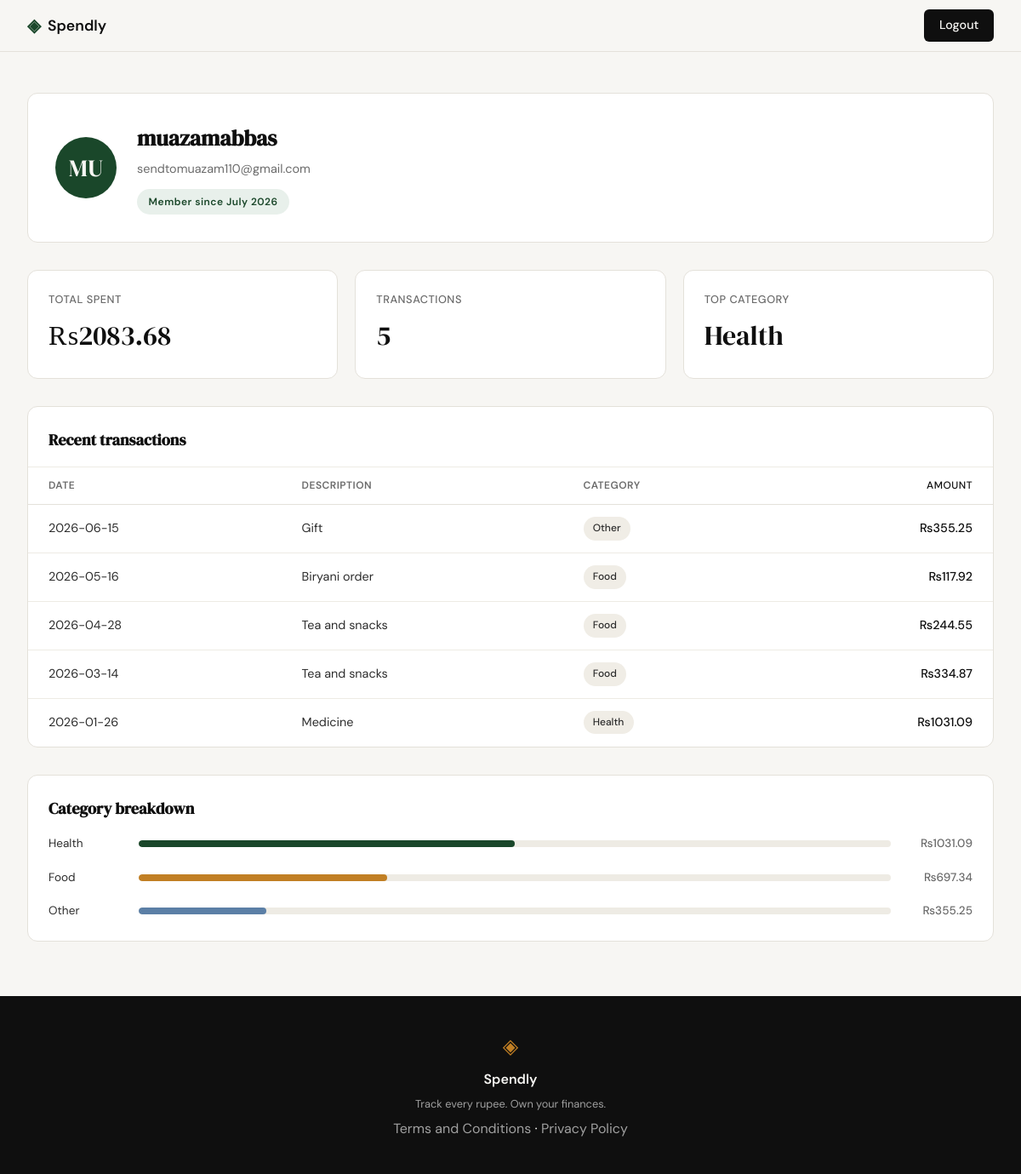
/profile (signed in), run on the app's committed database.
### tables this page shows
CREATE TABLE users (
            id           INTEGER PRIMARY KEY AUTOINCREMENT,
            name         TEXT    NOT NULL,
            email        TEXT    UNIQUE NOT NULL,
            password_hash TEXT   NOT NULL,
            created_at   TEXT    DEFAULT (datetime('now'))
        );

CREATE TABLE expenses (
            id          INTEGER PRIMARY KEY AUTOINCREMENT,
            user_id     INTEGER NOT NULL REFERENCES users(id),
            amount      REAL    NOT NULL,
            category    TEXT    NOT NULL,
            date        TEXT    NOT NULL,
            description TEXT,
            created_at  TEXT    DEFAULT (datetime('now'))
        );

### app.py (the view)
@app.route("/profile")
def profile():
    if not session.get("user_id"):
        return redirect(url_for("login"))
    user_id = session["user_id"]
    profile_user = get_user_by_id(user_id)
    user = {
        "name": profile_user["name"],
        "email": profile_user["email"],
        "initials": _initials(profile_user["name"]),
        "member_since": profile_user["member_since"],
    }
    stats = get_summary_stats(user_id)
    transactions = get_recent_transactions(user_id)
    breakdown = get_category_breakdown(user_id)
    categories = [
        {"name": c["name"], "total": c["amount"], "percent": c["pct"]}
        for c in breakdown
    ]
    return render_template(
        "profile.html",
        user=user,
        stats=stats,
        transactions=transactions,
        categories=categories,
    )

### app.py (called while the page is built)
def _initials(name):
    parts = [p for p in name.strip().split() if p]
    if not parts:
        return "?"
    if len(parts) == 1:
        return parts[0][:2].upper()
    return (parts[0][0] + parts[-1][0]).upper()

### database/db.py (called while the page is built)
def get_db():
    db_path = os.environ.get("SPENDLY_DB_PATH", "spendly.db")
    conn = sqlite3.connect(db_path)
    conn.row_factory = sqlite3.Row
    conn.execute("PRAGMA foreign_keys = ON")
    return conn

### database/queries.py (called while the page is built)
def _format_member_since(created_at):
    dt = datetime.strptime(created_at.split(".")[0], "%Y-%m-%d %H:%M:%S")
    return dt.strftime("%B %Y")

def get_user_by_id(user_id):
    conn = get_db()
    row = conn.execute(
        "SELECT id, name, email, created_at FROM users WHERE id = ?",
        (user_id,),
    ).fetchone()
    conn.close()
    if row is None:
        return None
    return {
        "name": row["name"],
        "email": row["email"],
        "member_since": _format_member_since(row["created_at"]),
    }

def get_summary_stats(user_id):
    conn = get_db()
    totals = conn.execute(
        "SELECT COALESCE(SUM(amount), 0) AS total_spent, "
        "COUNT(*) AS transaction_count FROM expenses WHERE user_id = ?",
        (user_id,),
    ).fetchone()
    top = conn.execute(
        "SELECT category FROM expenses WHERE user_id = ? "
        "GROUP BY category ORDER BY SUM(amount) DESC, category ASC LIMIT 1",
        (user_id,),
    ).fetchone()
    conn.close()
    transaction_count = totals["transaction_count"]
    return {
        "total_spent": round(totals["total_spent"], 2) if transaction_count else 0,
        "transaction_count": transaction_count,
        "top_category": top["category"] if top else "—",
    }

def get_recent_transactions(user_id, limit=10):
    conn = get_db()
    rows = conn.execute(
        "SELECT date, description, category, amount FROM expenses "
        "WHERE user_id = ? ORDER BY date DESC, id DESC LIMIT ?",
        (user_id, limit),
    ).fetchall()
    conn.close()
    return [
        {
            "date": row["date"],
            "description": row["description"],
            "category": row["category"],
            "amount": row["amount"],
        }
        for row in rows
    ]

### templates/profile.html (shortened to what this page needs)
{% extends "base.html" %}
{% block head %}
<link rel="stylesheet" href="{{ url_for('static', filename='css/profile.css') }}">
{% endblock %}
{% block content %}
<section class="profile-section">
    <div class="profile-header-card">
        <div class="profile-avatar">{{ user.initials }}</div>
        <div class="profile-header-info">
            <h1 class="profile-name">{{ user.name }}</h1>
            <p class="profile-email">{{ user.email }}</p>
            <span class="profile-member-since">Member since {{ user.member_since }}</span>
        </div>
    </div>
    <div class="profile-stats">
        <div class="profile-stat-card">
            <span class="profile-stat-label">Total spent</span>
            <span class="profile-stat-value">₨{{ "%.2f"|format(stats.total_spent) }}</span>
        </div>
        <div class="profile-stat-card">
            <span class="profile-stat-label">Transactions</span>
            <span class="profile-stat-value">{{ stats.transaction_count }}</span>
        </div>
        <div class="profile-stat-card">
            <span class="profile-stat-label">Top category</span>
            <span class="profile-stat-value">{{ stats.top_category }}</span>
        </div>
    </div>
    <div class="profile-table-card">
        <h2 class="profile-card-title">Recent transactions</h2>
        <div class="profile-table-scroll">
            <table class="profile-table">
                <thead>
                    <tr>
                        <th>Date</th>
                        <th>Description</th>
                        <th>Category</th>
                        <th class="profile-col-amount">Amount</th>
                    </tr>
                </thead>
                <tbody>
                    {% for tx in transactions %}
                    <tr>
                        <td>{{ tx.date }}</td>
                        <td>{{ tx.description }}</td>
                        <td><span class="category-badge">{{ tx.category }}</span></td>
                        <td class="profile-col-amount">₨{{ "%.2f"|format(tx.amount) }}</td>
                    </tr>
                    {% endfor %}
                </tbody>
            </table>
        </div>
    </div>
    <div class="profile-table-card">
        <h2 class="profile-card-title">Category breakdown</h2>
        <div class="profile-categories">
            {% for cat in categories %}
            <div class="profile-cat-row">
                <span class="profile-cat-name">{{ cat.name }}</span>
                <div class="profile-cat-track">
                    <div class="profile-cat-bar profile-cat-bar-{{ loop.index0 % 4 + 1 }} profile-cat-w-{{ cat.percent }}"></div>
                </div>
                <span class="profile-cat-amount">₨{{ "%.2f"|format(cat.total) }}</span>
            </div>
            {% endfor %}
        </div>
    </div>
</section>
{% endblock %}

### templates/base.html (shortened to what this page needs)
<!DOCTYPE html>
<html lang="en">
<head>
    <link rel="stylesheet" href="{{ url_for('static', filename='css/style.css') }}">
    {% block head %}{% endblock %}
</head>
<body>
    <nav class="navbar">
        <div class="nav-inner">
            <a href="{{ url_for('landing') }}" class="nav-brand">
                <span class="brand-icon">◈</span>
                <span class="brand-name">Spendly</span>
            </a>
            <div class="nav-links">
                {% if session.get('user_id') %}
                <a href="{{ url_for('logout') }}" class="nav-cta">Logout</a>
                {% else %}
                <a href="{{ url_for('login') }}">Sign in</a>
                <a href="{{ url_for('register') }}" class="nav-cta">Get started</a>
                {% endif %}
            </div>
        </div>
    </nav>
    <main class="main-content">
        {% block content %}{% endblock %}
    </main>
    <footer class="footer">
        <div class="footer-inner">
            <span class="brand-icon">◈</span>
            <span class="footer-name">Spendly</span>
            <p class="footer-copy">Track every rupee. Own your finances.</p>
            <p><a href="/terms">Terms and Conditions</a> · <a href="/privacy">Privacy Policy</a></p>
        </div>
    </footer>
</body>
</html>

### static/css/style.css (style rules this page uses)
:root { --ink: #0f0f0f; --ink-soft: #2d2d2d; --ink-muted: #6b6b6b; --ink-faint: #a0a0a0; --paper: #f7f6f3; --paper-warm: #f0ede6; --paper-card: #ffffff; --accent: #1a472a; --accent-light: #e8f0eb; --accent-2: #c17f24; --accent-2-light: #fdf3e3; --chart-3: #5b7fa6; --chart-4: #8b5e83; --danger: #c0392b; --danger-light: #fdecea; --border: #e4e1da; --border-soft: #eeebe4; --font-display: 'DM Serif Display', Georgia, serif; --font-body: 'DM Sans', system-ui, sans-serif; --max-width: 1200px; --auth-width: 440px; --radius-sm: 6px; --radius-md: 12px; --radius-lg: 20px; }
*, *::before, *::after { box-sizing: border-box; margin: 0; padding: 0; }
html { font-size: 16px; scroll-behavior: smooth; }
body { background: var(--paper); color: var(--ink); font-family: var(--font-body); font-size: 1rem; line-height: 1.6; -webkit-font-smoothing: antialiased; }
a { color: inherit; text-decoration: none; }
.navbar { position: sticky; top: 0; z-index: 100; background: var(--paper); border-bottom: 1px solid var(--border); padding: 0 2rem; }
.nav-inner { max-width: var(--max-width); margin: 0 auto; height: 60px; display: flex; align-items: center; justify-content: space-between; }
.nav-brand { display: flex; align-items: center; gap: 0.5rem; font-family: var(--font-body); font-weight: 600; font-size: 1.1rem; color: var(--ink); }
.brand-icon { color: var(--accent); font-size: 1.3rem; }
.brand-name { color: var(--ink); }
.nav-links { display: flex; align-items: center; gap: 1.5rem; font-size: 0.9rem; font-weight: 500; }
.nav-links a { color: var(--ink-muted); transition: color 0.2s; }
.nav-cta { background: var(--ink) !important; color: var(--paper) !important; padding: 0.45rem 1.1rem; border-radius: var(--radius-sm); transition: background 0.2s !important; }
.main-content { min-height: calc(100vh - 60px - 100px); }
.footer { background: var(--ink); color: var(--paper); padding: 2.5rem 2rem; text-align: center; }
.footer-inner { display: flex; flex-direction: column; align-items: center; gap: 0.4rem; }
.footer .brand-icon { color: var(--accent-2); font-size: 1.5rem; }
.footer-name { font-weight: 600; font-size: 1rem; }
.footer-copy { font-size: 0.8rem; color: var(--ink-faint); }
.footer-inner a { color: var(--ink-faint); transition: color 0.2s; }

### data on the page
users: name "muazamabbas", email "sendtomuazam110@gmail.com"
expenses: top_category "Health", date "2026-01-26", description "Medicine", category "Health", amount "1031.09", name "Health", total "1031.09"
expenses: date "2026-06-15", description "Gift", category "Other", amount "355.25", name "Other", total "355.25"
expenses: date "2026-05-16", description "Biryani order", category "Food", amount "117.92"
expenses: date "2026-04-28", description "Tea and snacks", category "Food", amount "244.55"
expenses: date "2026-03-14", description "Tea and snacks", category "Food", amount "334.87"

### other printed values
{{ user.initials }} "MU"
{{ user.member_since }} "July 2026"
{{ "%.2f"|format(stats.total_spent) }} "2083.68"
{{ stats.transaction_count }} "5"
{{ cat.name }} "Food"
{{ "%.2f"|format(cat.total) }} "697.34"
